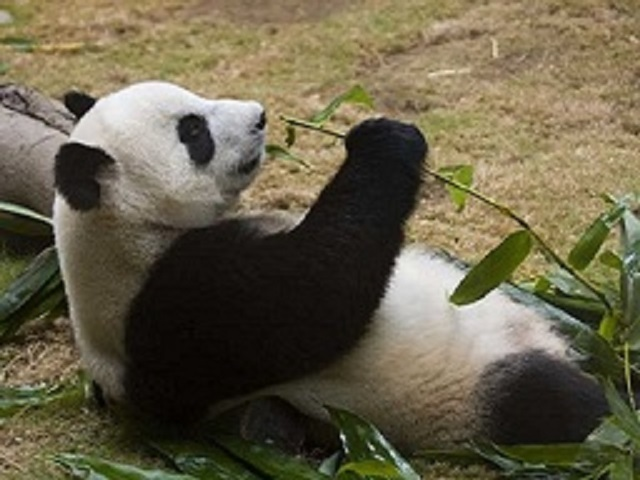
#> input picture Proyecto1/PythonTesting/pandita.jpg, 640 x 480 px
$ python converterHex.py
#> lines starting #> are read from the running program, lines starting #| are printed output that depends on the picture

import sys

from PIL import Image

def main(image_name):
#> called with image_name = 'pandita.jpg'
    image = Image.open(image_name, 'r').convert('L')
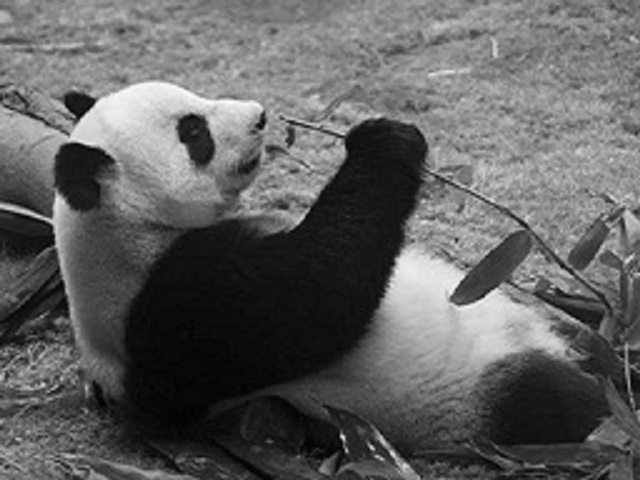
#> image: PIL image 640x480 L; min 1, max 252, mean 96.3
    image.save('greyscale.png')
    pixels = list(image.getdata())
#> pixels = 307200 items


    hex_name = image_name.split('.')[0] + '.hex'

    hex_file = open(hex_name, 'w+')
    address=0
    #hex_file.write('DEPTH={};\nWIDTH={};\nADDRESS_RADIX=DEC;\nDATA_RADIX=BIN;\nCONTENT\nBEGIN\n\n'.format(len(pixels), 8))
    for i in range(image.size[1]):
        for j in range(image.size[0]):
            #line = '' + eight_bit_conversion(pixels[address])+"\n"
            line = ':01000005' + eight_bit_conversion(pixels[address])+"\n"
            hex_file.write(line)
            address+=1
#> after the loop, address = 0

    hex_file.close()

    image.close()
    print("done")

def eight_bit_conversion(rgb):
    '''num="{0:b}".format(int(str(rgb)))
    num = "{:08b}".format(rgb)
    num = "{:.8}".format(num)
    if( len(num)!=8):
        print(rgb, num)'''
    num= hex(rgb).split('x')[-1]
    if( len(num)!=2):
        num="0"+str(num)

    print(num)
    checksum = str(hex(int(num,16)+6).split('x')[-1])
    print(checksum)
    checksum = getCheckSum(checksum)


    return num

def getCheckSum(checksum):
    if(len(checksum)<2):
        checksum="0"+str(checksum)
    elif (len(checksum)<1):
        checksum="00"
    else:
        checksum = ""+checksum[-2]+checksum[-1]

    binint = "{0:8b}".format(int(checksum,16)) #convert to binary
#> (the run stopped early here; a loop or call above may not have finished)
